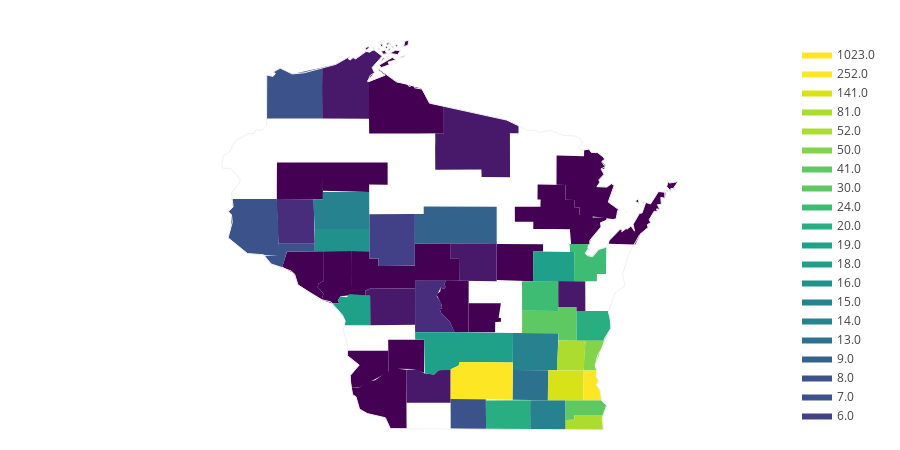

The cell this chart's notebook holds for it:
### Code cell
fig = ff.create_choropleth(fips=current_wisconsin_data_cln['fips']
                           , values=current_wisconsin_data_cln['confirmed']
                           , scope=['WI'])
fig.layout.template = None
fig.show()

### Figure 1 — Plotly figure (JSON) as saved in the notebook; plotly's stock layout.template omitted (floating-point values rounded to 4 significant figures; data arrays with more than 128 entries replaced by an {"elided": "..."} marker saying what was removed)
{"data": [{"fill": "toself", "fillcolor": "rgb(68, 1, 84)", "hoverinfo": "none", "line": {"color": "rgb(0, 0, 0)", "width": 0}, "mode": "lines", "name": "1.0", "type": "scatter", "x": {"elided": "214 float values"}, "y": {"elided": "214 float values"}}, {"fill": "toself", "fillcolor": "rgb(68, 1, 84)", "hoverinfo": "none", "line": {"color": "rgb(0, 0, 0)", "width": 0}, "mode": "lines", "name": "2.0", "type": "scatter", "x": {"elided": "183 float values"}, "y": {"elided": "183 float values"}}, {"fill": "toself", "fillcolor": "rgb(72, 24, 106)", "hoverinfo": "none", "line": {"color": "rgb(0, 0, 0)", "width": 0}, "mode": "lines", "name": "3.0", "type": "scatter", "x": [-89.84, -89.22, -89.22, -89.72, -89.73, -89.84, -89.84, null, -90.8, -90.8, -90.78, -90.79, -90.8, null, -90.88, -90.85, -90.85, -90.86, -90.88, null, -90.98, -90.94, -90.92, -90.96, -90.98, null, -91.04, -91.03, -91.04, -91.04, -91.04, null, -91.55, -91.55, -91.37, -91.19, -91.2, -91.18, -91.14, -91.11, -90.97, -90.92, -90.86, -90.75, -90.89, -90.85, -90.95, -90.93, -90.92, -91.55, -91.55, null, -90.43, -90.43, -90.3, -90.18, -90.06, -90.0, -89.84, -89.84, -90.43, -90.43, null, -90.98, -90.9, -90.31, -90.31, -90.91, -90.91, -90.97, -90.98, null, -90.05, -90.04, -89.3, -89.3, -89.18, -89.18, -89.05, -89.05, -89.42, -89.43, -90.04, -90.05, null, -90.04, -89.93, -89.93, -89.09, -88.93, -88.93, -89.05, -89.05, -89.18, -89.18, -89.3, -89.3, -90.04, -90.04, null, -88.4, -88.4, -88.04, -88.04, -88.16, -88.16, -88.4, -88.4, null], "y": [44.68, 44.68, 44.24, 44.25, 44.51, 44.51, 44.68, null, 46.97, 46.98, 46.98, 46.97, 46.97, null, 46.99, 46.99, 46.98, 46.98, 46.99, null, 46.99, 47.0, 46.99, 46.96, 46.99, null, 46.94, 46.94, 46.94, 46.94, 46.94, null, 46.52, 46.76, 46.79, 46.89, 46.86, 46.84, 46.87, 46.86, 46.94, 46.93, 46.96, 46.89, 46.76, 46.69, 46.6, 46.59, 46.15, 46.16, 46.52, null, 43.12, 43.2, 43.21, 43.16, 43.15, 43.19, 43.21, 42.81, 42.81, 43.12, null, 44.13, 44.16, 44.16, 43.73, 43.73, 44.07, 44.07, 44.13, null, 45.82, 45.9, 45.9, 45.86, 45.86, 45.9, 45.9, 45.46, 45.47, 45.56, 45.56, 45.82, null, 45.98, 45.98, 46.3, 46.14, 46.07, 45.98, 45.98, 45.9, 45.9, 45.86, 45.86, 45.9, 45.9, 45.98, null, 44.11, 44.24, 44.24, 43.89, 43.89, 43.94, 43.94, 44.11, null]}, {"fill": "toself", "fillcolor": "rgb(71, 45, 123)", "hoverinfo": "none", "line": {"color": "rgb(0, 0, 0)", "width": 0}, "mode": "lines", "name": "4.0", "type": "scatter", "x": [-90.31, -90.31, -89.9, -89.93, -89.9, -89.93, -89.97, -90.03, -89.96, -89.95, -89.98, -89.96, -89.85, -89.78, -90.31, -90.31, null], "y": [44.01, 44.25, 44.25, 44.19, 44.18, 44.15, 44.17, 44.07, 43.98, 43.93, 43.91, 43.87, 43.77, 43.64, 43.64, 44.01, null]}, {"fill": "toself", "fillcolor": "rgb(71, 45, 123)", "hoverinfo": "none", "line": {"color": "rgb(0, 0, 0)", "width": 0}, "mode": "lines", "name": "5.0", "type": "scatter", "x": [-92.16, -92.16, -91.67, -91.65, -92.14, -92.16, null], "y": [45.14, 45.21, 45.21, 44.68, 44.68, 45.14, null]}, {"fill": "toself", "fillcolor": "rgb(66, 64, 134)", "hoverinfo": "none", "line": {"color": "rgb(0, 0, 0)", "width": 0}, "mode": "lines", "name": "6.0", "type": "scatter", "x": [-90.92, -90.92, -90.32, -90.32, -90.8, -90.8, -90.92, -90.92, null], "y": [45.0, 45.03, 45.03, 44.42, 44.42, 44.51, 44.51, 45.0, null]}, {"fill": "toself", "fillcolor": "rgb(59, 82, 139)", "hoverinfo": "none", "line": {"color": "rgb(0, 0, 0)", "width": 0}, "mode": "lines", "name": "7.0", "type": "scatter", "x": [-92.32, -92.14, -92.14, -91.65, -91.65, -92.02, -92.08, -92.23, -92.32, null, -92.81, -92.77, -92.14, -92.14, -92.55, -92.81, null, -92.29, -92.29, -92.21, -92.18, -92.2, -92.12, -91.94, -91.55, -91.55, -92.29, -92.29, null, -92.8, -92.74, -92.76, -92.16, -92.14, -92.77, -92.76, -92.8, null], "y": [44.54, 44.54, 44.68, 44.68, 44.6, 44.59, 44.41, 44.45, 44.54, null, 44.76, 44.86, 44.86, 44.54, 44.57, 44.76, null, 46.18, 46.67, 46.65, 46.69, 46.7, 46.75, 46.68, 46.76, 46.16, 46.16, 46.18, null, 45.07, 45.12, 45.21, 45.21, 44.86, 44.86, 45.02, 45.07, null]}, {"fill": "toself", "fillcolor": "rgb(59, 82, 139)", "hoverinfo": "none", "line": {"color": "rgb(0, 0, 0)", "width": 0}, "mode": "lines", "name": "8.0", "type": "scatter", "x": [-89.84, -89.84, -89.37, -89.37, -89.84, -89.84, null], "y": [42.77, 42.86, 42.86, 42.5, 42.51, 42.77, null]}, {"fill": "toself", "fillcolor": "rgb(51, 99, 141)", "hoverinfo": "none", "line": {"color": "rgb(0, 0, 0)", "width": 0}, "mode": "lines", "name": "9.0", "type": "scatter", "x": [-90.32, -90.32, -90.2, -90.2, -89.22, -89.22, -90.32, -90.32, null], "y": [44.79, 45.03, 45.03, 45.12, 45.12, 44.68, 44.69, 44.79, null]}, {"fill": "toself", "fillcolor": "rgb(44, 114, 142)", "hoverinfo": "none", "line": {"color": "rgb(0, 0, 0)", "width": 0}, "mode": "lines", "name": "13.0", "type": "scatter", "x": [-89.01, -89.01, -88.54, -88.54, -89.01, null], "y": [42.85, 43.2, 43.2, 42.84, 42.85, null]}, {"fill": "toself", "fillcolor": "rgb(38, 130, 142)", "hoverinfo": "none", "line": {"color": "rgb(0, 0, 0)", "width": 0}, "mode": "lines", "name": "14.0", "type": "scatter", "x": [-89.01, -89.01, -88.4, -88.42, -89.01, -89.01, null, -91.67, -91.67, -91.54, -91.54, -90.93, -90.92, -91.65, -91.67, null], "y": [43.32, 43.63, 43.63, 43.19, 43.2, 43.32, null, 45.13, 45.21, 45.21, 45.29, 45.29, 44.86, 44.86, 45.13, null]}, {"fill": "toself", "fillcolor": "rgb(38, 130, 142)", "hoverinfo": "none", "line": {"color": "rgb(0, 0, 0)", "width": 0}, "mode": "lines", "name": "15.0", "type": "scatter", "x": [-88.78, -88.78, -88.31, -88.3, -88.78, -88.78, null], "y": [42.75, 42.84, 42.84, 42.49, 42.49, 42.75, null]}, {"fill": "toself", "fillcolor": "rgb(33, 145, 140)", "hoverinfo": "none", "line": {"color": "rgb(0, 0, 0)", "width": 0}, "mode": "lines", "name": "16.0", "type": "scatter", "x": [-91.65, -90.92, -90.92, -91.65, -91.65, null], "y": [44.86, 44.86, 44.6, 44.6, 44.86, null]}, {"fill": "toself", "fillcolor": "rgb(31, 160, 136)", "hoverinfo": "none", "line": {"color": "rgb(0, 0, 0)", "width": 0}, "mode": "lines", "name": "18.0", "type": "scatter", "x": [-89.78, -89.01, -89.01, -89.72, -89.68, -89.6, -89.6, -89.73, -89.72, -89.78, null, -90.31, -89.79, -89.72, -89.73, -89.6, -89.6, -89.68, -89.73, -89.85, -90.0, -90.06, -90.18, -90.19, -90.31, -90.31, null], "y": [43.64, 43.63, 43.28, 43.29, 43.36, 43.38, 43.56, 43.57, 43.6, 43.64, null, 43.64, 43.64, 43.6, 43.57, 43.56, 43.38, 43.36, 43.25, 43.2, 43.19, 43.15, 43.16, 43.55, 43.55, 43.64, null]}, {"fill": "toself", "fillcolor": "rgb(31, 160, 136)", "hoverinfo": "none", "line": {"color": "rgb(0, 0, 0)", "width": 0}, "mode": "lines", "name": "19.0", "type": "scatter", "x": [-88.74, -88.74, -88.19, -88.19, -88.74, -88.74, null, -91.43, -91.32, -91.34, -91.31, -91.22, -91.19, -90.91, -90.91, -91.26, -91.24, -91.28, -91.43, null], "y": [44.32, 44.59, 44.59, 44.24, 44.24, 44.32, null, 43.98, 43.98, 44.02, 44.06, 44.05, 44.09, 44.07, 43.73, 43.73, 43.77, 43.84, 43.98, null]}, {"fill": "toself", "fillcolor": "rgb(40, 174, 128)", "hoverinfo": "none", "line": {"color": "rgb(0, 0, 0)", "width": 0}, "mode": "lines", "name": "20.0", "type": "scatter", "x": [-89.37, -88.78, -88.78, -89.37, -89.37, null, -88.16, -87.73, -87.7, -87.79, -88.16, -88.16, null], "y": [42.84, 42.84, 42.49, 42.5, 42.84, null, 43.89, 43.89, 43.69, 43.54, 43.54, 43.89, null]}, {"fill": "toself", "fillcolor": "rgb(63, 188, 115)", "hoverinfo": "none", "line": {"color": "rgb(0, 0, 0)", "width": 0}, "mode": "lines", "name": "24.0", "type": "scatter", "x": [-88.25, -87.99, -87.98, -88.0, -88.01, -87.98, -87.98, -88.01, -88.04, -87.96, -87.86, -87.76, -87.77, -87.89, -87.89, -88.19, -88.19, -88.25, -88.25, null, -88.89, -88.4, -88.4, -88.89, -88.89, null], "y": [44.68, 44.68, 44.65, 44.67, 44.63, 44.6, 44.59, 44.61, 44.56, 44.53, 44.62, 44.64, 44.33, 44.33, 44.24, 44.24, 44.59, 44.58, 44.68, null, 44.24, 44.24, 43.89, 43.9, 44.24, null]}, {"fill": "toself", "fillcolor": "rgb(94, 201, 98)", "hoverinfo": "none", "line": {"color": "rgb(0, 0, 0)", "width": 0}, "mode": "lines", "name": "30.0", "type": "scatter", "x": [-88.89, -88.89, -88.4, -88.4, -88.16, -88.16, -88.4, -88.4, -88.89, -88.89, null], "y": [43.7, 43.9, 43.89, 43.94, 43.94, 43.54, 43.54, 43.63, 43.63, 43.7, null]}, {"fill": "toself", "fillcolor": "rgb(94, 201, 98)", "hoverinfo": "none", "line": {"color": "rgb(0, 0, 0)", "width": 0}, "mode": "lines", "name": "41.0", "type": "scatter", "x": [-88.31, -88.31, -87.83, -87.76, -87.81, -88.19, -88.19, -88.31, -88.31, null], "y": [42.76, 42.84, 42.84, 42.78, 42.67, 42.67, 42.61, 42.61, 42.76, null]}, {"fill": "toself", "fillcolor": "rgb(132, 212, 75)", "hoverinfo": "none", "line": {"color": "rgb(0, 0, 0)", "width": 0}, "mode": "lines", "name": "50.0", "type": "scatter", "x": [-88.06, -88.04, -87.79, -87.91, -87.89, -88.06, -88.06, null], "y": [43.24, 43.54, 43.54, 43.25, 43.19, 43.19, 43.24, null]}, {"fill": "toself", "fillcolor": "rgb(173, 220, 48)", "hoverinfo": "none", "line": {"color": "rgb(0, 0, 0)", "width": 0}, "mode": "lines", "name": "52.0", "type": "scatter", "x": [-88.42, -88.4, -88.04, -88.06, -88.42, -88.42, null], "y": [43.28, 43.54, 43.54, 43.19, 43.19, 43.28, null]}, {"fill": "toself", "fillcolor": "rgb(173, 220, 48)", "hoverinfo": "none", "line": {"color": "rgb(0, 0, 0)", "width": 0}, "mode": "lines", "name": "81.0", "type": "scatter", "x": [-88.31, -88.19, -88.19, -87.81, -87.8, -88.3, -88.31, null], "y": [42.61, 42.61, 42.67, 42.67, 42.49, 42.49, 42.61, null]}, {"fill": "toself", "fillcolor": "rgb(216, 226, 25)", "hoverinfo": "none", "line": {"color": "rgb(0, 0, 0)", "width": 0}, "mode": "lines", "name": "141.0", "type": "scatter", "x": [-88.54, -88.54, -88.06, -88.07, -88.54, -88.54, null], "y": [42.9, 43.2, 43.19, 42.84, 42.84, 42.9, null]}, {"fill": "toself", "fillcolor": "rgb(253, 231, 37)", "hoverinfo": "none", "line": {"color": "rgb(0, 0, 0)", "width": 0}, "mode": "lines", "name": "252.0", "type": "scatter", "x": [-89.84, -89.84, -89.73, -89.72, -89.01, -89.01, -89.84, -89.84, null], "y": [42.95, 43.21, 43.25, 43.29, 43.28, 42.85, 42.86, 42.95, null]}, {"fill": "toself", "fillcolor": "rgb(253, 231, 37)", "hoverinfo": "none", "line": {"color": "rgb(0, 0, 0)", "width": 0}, "mode": "lines", "name": "1023.0", "type": "scatter", "x": [-88.07, -88.06, -87.89, -87.9, -87.86, -87.9, -87.85, -87.83, -88.07, -88.07, null], "y": [42.87, 43.19, 43.19, 43.13, 43.07, 43.03, 42.96, 42.84, 42.84, 42.87, null]}, {"hoverinfo": "text", "legendgroup": "centroids", "marker": {"color": "white", "opacity": 0}, "mode": "markers", "name": "US Counties", "selected": {"marker": {"color": "white", "opacity": 1, "size": 3}}, "showlegend": false, "text": ["County: Ashland<br>State: Wisconsin<br>FIPS: 55003<br>Value: 1.0", "County: Ashland<br>State: Wisconsin<br>FIPS: 55003<br>Value: 1.0", "County: Ashland<br>State: Wisconsin<br>FIPS: 55003<br>Value: 1.0", "County: Ashland<br>State: Wisconsin<br>FIPS: 55003<br>Value: 1.0", "County: Ashland<br>State: Wisconsin<br>FIPS: 55003<br>Value: 1.0", "County: Ashland<br>State: Wisconsin<br>FIPS: 55003<br>Value: 1.0", "County: Ashland<br>State: Wisconsin<br>FIPS: 55003<br>Value: 1.0", "County: Ashland<br>State: Wisconsin<br>FIPS: 55003<br>Value: 1.0", "County: Ashland<br>State: Wisconsin<br>FIPS: 55003<br>Value: 1.0", "County: Ashland<br>State: Wisconsin<br>FIPS: 55003<br>Value: 1.0", "County: Ashland<br>State: Wisconsin<br>FIPS: 55003<br>Value: 1.0", "County: Ashland<br>State: Wisconsin<br>FIPS: 55003<br>Value: 1.0", "County: Ashland<br>State: Wisconsin<br>FIPS: 55003<br>Value: 1.0", "County: Ashland<br>State: Wisconsin<br>FIPS: 55003<br>Value: 1.0", "County: Ashland<br>State: Wisconsin<br>FIPS: 55003<br>Value: 1.0", "County: Ashland<br>State: Wisconsin<br>FIPS: 55003<br>Value: 1.0", "County: Ashland<br>State: Wisconsin<br>FIPS: 55003<br>Value: 1.0", "County: Marinette<br>State: Wisconsin<br>FIPS: 55075<br>Value: 2.0", "County: Marinette<br>State: Wisconsin<br>FIPS: 55075<br>Value: 2.0", "County: Door<br>State: Wisconsin<br>FIPS: 55029<br>Value: 2.0", "County: Door<br>State: Wisconsin<br>FIPS: 55029<br>Value: 2.0", "County: Door<br>State: Wisconsin<br>FIPS: 55029<br>Value: 2.0", "County: Door<br>State: Wisconsin<br>FIPS: 55029<br>Value: 2.0", "County: Door<br>State: Wisconsin<br>FIPS: 55029<br>Value: 2.0", "County: Door<br>State: Wisconsin<br>FIPS: 55029<br>Value: 2.0", "County: Bayfield<br>State: Wisconsin<br>FIPS: 55007<br>Value: 3.0", "County: Bayfield<br>State: Wisconsin<br>FIPS: 55007<br>Value: 3.0", "County: Bayfield<br>State: Wisconsin<br>FIPS: 55007<br>Value: 3.0", "County: Bayfield<br>State: Wisconsin<br>FIPS: 55007<br>Value: 3.0", "County: Bayfield<br>State: Wisconsin<br>FIPS: 55007<br>Value: 3.0", "County: Waupaca<br>State: Wisconsin<br>FIPS: 55135<br>Value: 2.0", "County: Trempealeau<br>State: Wisconsin<br>FIPS: 55121<br>Value: 1.0", "County: Marathon<br>State: Wisconsin<br>FIPS: 55073<br>Value: 9.0", "County: Portage<br>State: Wisconsin<br>FIPS: 55097<br>Value: 3.0", "County: Adams<br>State: Wisconsin<br>FIPS: 55001<br>Value: 1.0", "County: Marquette<br>State: Wisconsin<br>FIPS: 55077<br>Value: 2.0", "County: Iron<br>State: Wisconsin<br>FIPS: 55051<br>Value: 1.0", "County: Oconto<br>State: Wisconsin<br>FIPS: 55083<br>Value: 1.0", "County: Outagamie<br>State: Wisconsin<br>FIPS: 55087<br>Value: 19.0", "County: Kenosha<br>State: Wisconsin<br>FIPS: 55059<br>Value: 81.0", "County: Rock<br>State: Wisconsin<br>FIPS: 55105<br>Value: 20.0", "County: Barron<br>State: Wisconsin<br>FIPS: 55005<br>Value: 1.0", "County: Jackson<br>State: Wisconsin<br>FIPS: 55053<br>Value: 2.0", "County: Columbia<br>State: Wisconsin<br>FIPS: 55021<br>Value: 18.0", "County: Dodge<br>State: Wisconsin<br>FIPS: 55027<br>Value: 14.0", "County: Dunn<br>State: Wisconsin<br>FIPS: 55033<br>Value: 5.0", "County: Crawford<br>State: Wisconsin<br>FIPS: 55023<br>Value: 1.0", "County: Green<br>State: Wisconsin<br>FIPS: 55045<br>Value: 8.0", "County: Buffalo<br>State: Wisconsin<br>FIPS: 55011<br>Value: 2.0", "County: Eau Claire<br>State: Wisconsin<br>FIPS: 55035<br>Value: 16.0", "County: Jefferson<br>State: Wisconsin<br>FIPS: 55055<br>Value: 13.0", "County: Richland<br>State: Wisconsin<br>FIPS: 55103<br>Value: 2.0", "County: Fond du Lac<br>State: Wisconsin<br>FIPS: 55039<br>Value: 30.0", "County: Washington<br>State: Wisconsin<br>FIPS: 55131<br>Value: 52.0", "County: Sauk<br>State: Wisconsin<br>FIPS: 55111<br>Value: 18.0", "County: Ozaukee<br>State: Wisconsin<br>FIPS: 55089<br>Value: 50.0", "County: Dane<br>State: Wisconsin<br>FIPS: 55025<br>Value: 252.0", "County: Brown<br>State: Wisconsin<br>FIPS: 55009<br>Value: 24.0", "County: Pepin<br>State: Wisconsin<br>FIPS: 55091<br>Value: 7.0", "County: Pierce<br>State: Wisconsin<br>FIPS: 55093<br>Value: 7.0", "County: Walworth<br>State: Wisconsin<br>FIPS: 55127<br>Value: 15.0", "County: Menominee<br>State: Wisconsin<br>FIPS: 55078<br>Value: 1.0", "County: Sheboygan<br>State: Wisconsin<br>FIPS: 55117<br>Value: 20.0", "County: Grant<br>State: Wisconsin<br>FIPS: 55043<br>Value: 2.0", "County: Clark<br>State: Wisconsin<br>FIPS: 55019<br>Value: 6.0", "County: Rusk<br>State: Wisconsin<br>FIPS: 55107<br>Value: 1.0", "County: Iowa<br>State: Wisconsin<br>FIPS: 55049<br>Value: 3.0", "County: Wood<br>State: Wisconsin<br>FIPS: 55141<br>Value: 2.0", "County: Winnebago<br>State: Wisconsin<br>FIPS: 55139<br>Value: 24.0", "County: Monroe<br>State: Wisconsin<br>FIPS: 55081<br>Value: 3.0", "County: Racine<br>State: Wisconsin<br>FIPS: 55101<br>Value: 41.0", "County: Oneida<br>State: Wisconsin<br>FIPS: 55085<br>Value: 3.0", "County: Chippewa<br>State: Wisconsin<br>FIPS: 55017<br>Value: 14.0", "County: Milwaukee<br>State: Wisconsin<br>FIPS: 55079<br>Value: 1023.0", "County: Waukesha<br>State: Wisconsin<br>FIPS: 55133<br>Value: 141.0", "County: Douglas<br>State: Wisconsin<br>FIPS: 55031<br>Value: 7.0", "County: St. Croix<br>State: Wisconsin<br>FIPS: 55109<br>Value: 7.0", "County: Vilas<br>State: Wisconsin<br>FIPS: 55125<br>Value: 3.0", "County: Calumet<br>State: Wisconsin<br>FIPS: 55015<br>Value: 3.0", "County: La Crosse<br>State: Wisconsin<br>FIPS: 55063<br>Value: 19.0", "County: Juneau<br>State: Wisconsin<br>FIPS: 55057<br>Value: 4.0"], "type": "scatter", "unselected": {"marker": {"opacity": 0}}, "x": [[-90.43], [-90.48], [-90.56], [-90.59], [-90.61], [-90.64], [-90.58], [-90.65], [-90.68], [-90.68], [-90.69], [-90.73], [-90.74], [-90.73], [-90.76], [-90.69], [-90.68], [-87.5], [-88.03], [-86.9], [-86.95], [-87.21], [-87.27], [-87.35], [-87.34], [-90.8], [-90.86], [-90.95], [-91.04], [-91.2], -88.96, -91.36, -89.76, -89.5, -89.77, -89.4, -90.24, -88.27, -88.46, -88.04, -89.07, -91.85, -90.81, -89.33, -88.71, -91.9, -90.93, -89.6, -91.75, -91.29, -88.78, -90.43, -88.49, -88.23, -89.95, -87.95, -89.42, -88.0, -92.0, -92.42, -88.54, -88.71, -87.95, -90.71, -90.61, -91.13, -90.14, -90.04, -88.64, -90.62, -88.06, -89.52, -91.28, -87.97, -88.3, -91.92, -92.45, -89.51, -88.22, -91.12, -90.11], "y": [[47.04], [46.88], [47.02], [47.07], [47.0], [47.03], [46.94], [46.97], [47.04], [46.89], [47.0], [47.07], [46.85], [46.94], [47.02], [46.81], [46.27], [45.06], [45.38], [45.37], [45.31], [45.18], [45.17], [45.19], [44.92], [46.97], [46.98], [46.98], [46.94], [46.52], 44.47, 44.3, 44.9, 44.48, 43.97, 43.82, 46.26, 45.03, 44.42, 42.58, 42.67, 45.42, 44.32, 43.47, 43.42, 44.95, 43.24, 42.68, 44.38, 44.73, 43.02, 43.38, 43.75, 43.37, 43.43, 43.38, 43.07, 44.45, 44.58, 44.72, 42.67, 45.0, 43.72, 42.87, 44.73, 45.48, 43.0, 44.46, 44.07, 43.95, 42.75, 45.71, 45.07, 43.01, 43.02, 46.43, 45.03, 46.05, 44.08, 43.91, 43.92]}, {"hoverinfo": "text", "legendgroup": "States", "line": {"color": "rgb(240, 240, 240)", "width": 1}, "mode": "lines", "showlegend": false, "type": "scatter", "x": {"elided": "329 float values"}, "y": {"elided": "329 float values"}}], "layout": {"annotations": [{"showarrow": false, "text": "<b></b>", "x": 1, "xanchor": "right", "xref": "paper", "y": 1.05, "yref": "paper"}], "dragmode": "select", "height": 450, "hovermode": "closest", "legend": {"traceorder": "reversed", "x": 1, "xanchor": "right", "y": 1, "yanchor": "top"}, "margin": {"b": 20, "l": 20, "r": 20, "t": 40}, "width": 900, "xaxis": {"autorange": false, "fixedrange": true, "range": [-95.58, -84.11], "showgrid": false, "showticklabels": false, "type": "linear", "zeroline": false}, "yaxis": {"autorange": false, "fixedrange": true, "range": [42.49, 47.08], "showgrid": false, "showticklabels": false, "type": "linear", "zeroline": false}}}
